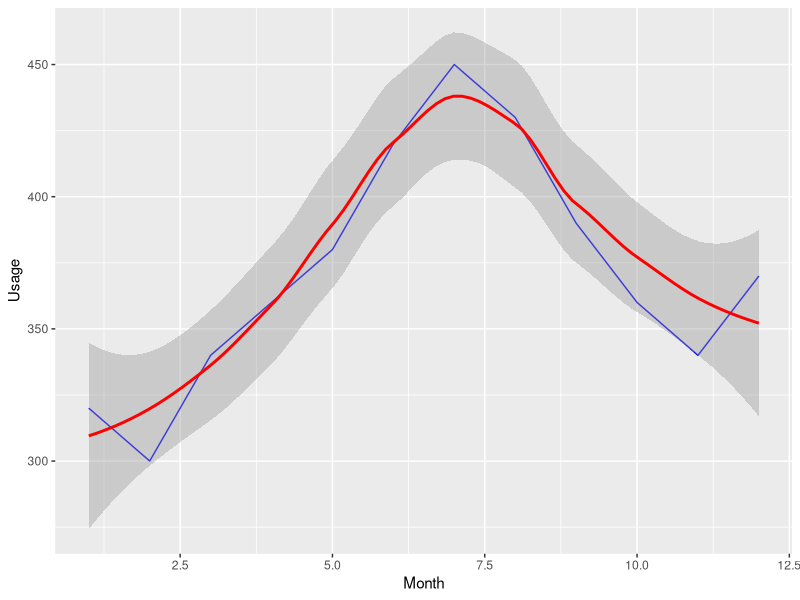

Write the R code that produced this figure.

#4 seasonal decomposition
library(ggplot2)

df <- data.frame(
  Month = 1:12,
  Usage = c(320,300,340,360,380,420,450,430,390,360,340,370)
)

ggplot(df, aes(x = Month, y = Usage)) +
  geom_line(color = "blue") +
  geom_smooth(method = "loess", color = "red")


